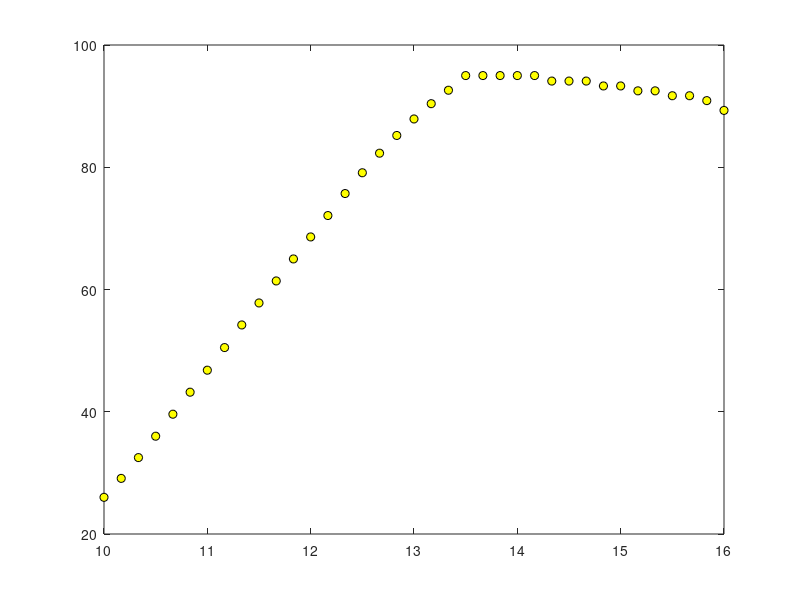

The MATLAB script that drew this image: (Note: this script raises an error after producing the figure.)
clc; clear; close all;

% --- Time array from the image ---
time_arr = { ...
'10:00';'10:10';'10:20';'10:30';'10:40';'10:50';...
'11:00';'11:10';'11:20';'11:30';'11:40';'11:50';...
'12:00';'12:10';'12:20';'12:30';'12:40';'12:50';...
'13:00';'13:10';'13:20';'13:30';'13:40';'13:50';...
'14:00';'14:10';'14:20';'14:30';'14:40';'14:50';...
'15:00';'15:10';'15:20';'15:30';'15:40';'15:50';...
'16:00'};

% --- Time calculations ---
dt = 10; % minutes interval
time_tr_min = (0:dt:(dt*(numel(time_arr)-1)))';   % minutes
time_tr_hr  = 10 + (time_tr_min / 60);            % start at hour 10
time_tr_s   = time_tr_min * 60;                   % seconds

% --- Experimental Data ---
Tw_transient = [ 
26.0; 29.1; 32.5; 36.0; 39.6; 43.2; 46.8; 50.5; 54.2; 57.8;...
61.4; 65.0; 68.6; 72.1; 75.7; 79.1; 82.3; 85.2; 87.9;...
90.4; 92.6; 95.0; 95.0; 95.0; 95.0; 95.0; 94.1; 94.1; 94.1;...
93.3; 93.3; 92.5; 92.5; 91.7; 91.7; 90.9; 89.3];

I_tr = [
555; 574; 593; 617; 629; 641; 648; 659; 676; 687;...
703; 710; 720; 725; 750; 764; 778; 778; 778;...
762; 746; 727; 727; 711; 708; 700; 687; 665; 655;...
637; 616; 597; 585; 572; 548; 528; 495];

Ta_tr = [
26.0; 26.0; 27.0; 27.0; 28.0; 29.0; 29.0; 30.0; 29.5; 30.5;...
30.0; 30.5; 32.0; 32.0; 32.0; 31.5; 31.0; 32.0; 33.0;...
32.5; 33.0; 32.0; 32.0; 32.0; 31.5; 33.0; 32.5; 33.0; 33.0;...
32.5; 33.0; 34.0; 33.5; 33.5; 34.0; 33.0; 32.5];

%% ----- Constants -----
M  = 2; 
Cp = 4186; 
a = 0.48; 
b = 0.42; 
h = 0.5;

tau_alpha = 0.4752;
UL = 4.8287;
F1_pred = tau_alpha / UL;
fprintf('Initial tau_alpha = %.6g, UL = %.6g, F1 = %.6g\n', tau_alpha, UL, F1_pred);

% Polynomial fit for I and Ta
pI = polyfit(time_tr_s, I_tr, 2);
pTa = polyfit(time_tr_s, Ta_tr, 2);

x1 = pI(1); x2 = pI(2); x3 = pI(3);
y1 = pTa(1); y2 = pTa(2); y3 = pTa(3);

T0 = 26;  % Initial temperature

% --- Tilt angles for simulation ---
phi_values = [30, 40, 60, 75, 90, 105, 120, 180];  % degrees

figure;
plot(time_tr_hr, Tw_transient, 'ko', 'MarkerFaceColor', 'y', 'DisplayName', 'Experimental'); 
hold on;

for i = 1:length(phi_values)
    phi_deg = phi_values(i);
    hi = h * sqrt(2 * (1 - cosd(phi_deg)));
    Ai = hi * (a + b) / 2;

    [t1, T_model] = ode45(@(t, T) proj(t, Ai, tau_alpha, UL, M, Cp, T, x1, x2, x3, y1, y2, y3), time_tr_s, T0);

    % Convert ODE time to actual clock hour (10 → 16)
    t1_hr = 10 + (t1 / 3600);

    label_str = sprintf('\\phi = %d° (h_i = %.3f m)', phi_deg, hi);

    plot(t1_hr, T_model, '-', 'LineWidth', 2, 'DisplayName', label_str);
end

xlabel('Time (Hour of Day)');
ylabel('Water Temperature (°C)');
legend('Location', 'best');
title('Effect of Tilt Angle (\phi) on Water Temperature');
grid on;

% ---- ODE ----
function dTdt = proj(t, Ai, tau_alpha, UL, M, Cp, T, x1, x2, x3, y1, y2, y3)
    I = x1*t^2 + x2*t + x3;
    Ta = y1*t^2 + y2*t + y3;
    A1 = M * Cp / Ai;
    dTdt = (tau_alpha * I - UL * (T - Ta)) / A1;
end
